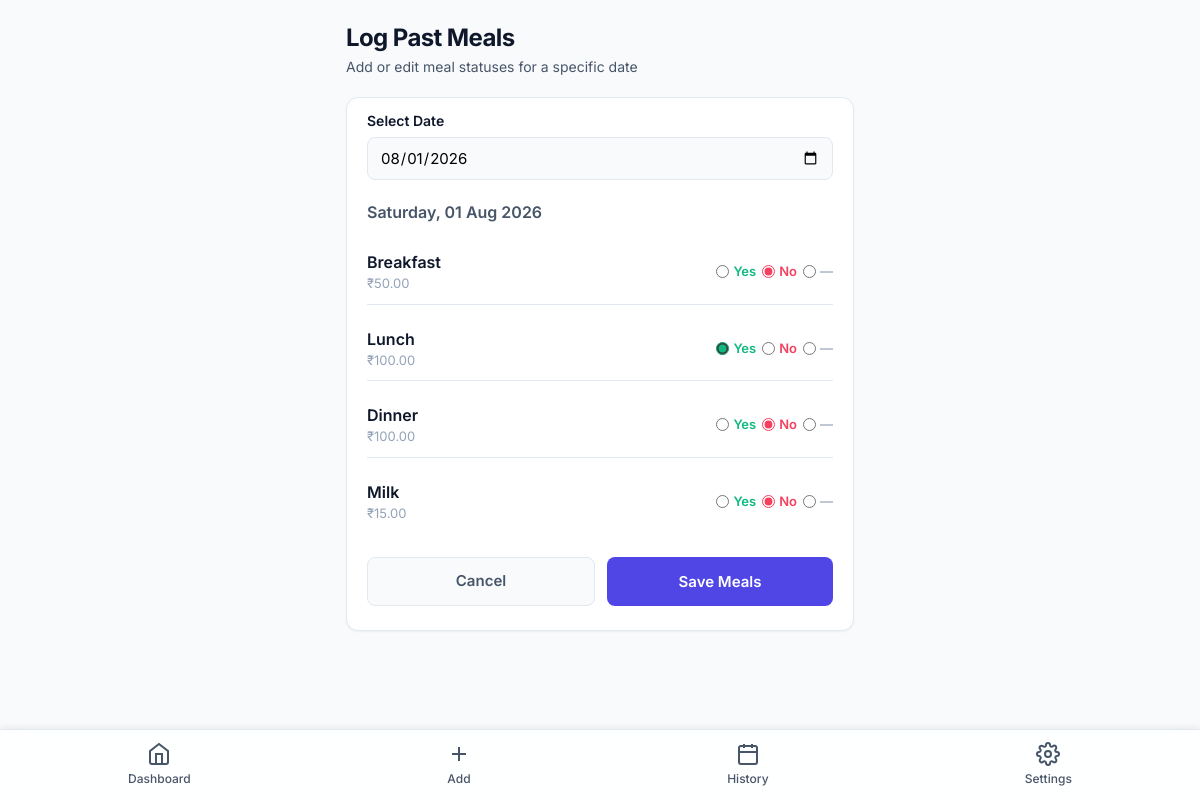
/log-past-meals/?date=2026-08-01, run on the app's committed database.
### tracker/models.py (models this page shows, shortened)
class MealRate(models.Model):
    meal_name = models.CharField(max_length=50, unique=True)
    rate = models.DecimalField(max_digits=6, decimal_places=2)
    updated_at = models.DateTimeField(auto_now=True)

class MealLog(models.Model):
    STATUS_CHOICES = [
        ('Consumed', 'Consumed'),
        ('Skipped', 'Skipped'),
    ]
    date = models.DateField()
    meal_name = models.CharField(max_length=50)
    status = models.CharField(max_length=15, choices=STATUS_CHOICES, default='Skipped')
    cost_charged = models.DecimalField(max_digits=6, decimal_places=2)
    class Meta:
        unique_together = ('date', 'meal_name')

### tracker/views.py (the view, shortened to what this page needs)
# urls.py: path('log-past-meals/', views.log_past_meals, name='log_past_meals'),
@login_required
def log_past_meals(request):
    today = timezone.localtime().date()
    date_str = request.GET.get('date', today.strftime('%Y-%m-%d'))
    try:
        selected_date = datetime.strptime(date_str, '%Y-%m-%d').date()
    except (ValueError, TypeError):
        selected_date = today
    meal_rates = MealRate.objects.all()
    meals = []
    for rate in meal_rates:
        log = MealLog.objects.filter(date=selected_date, meal_name=rate.meal_name).first()
        meals.append({
            'meal_name': rate.meal_name,
            'rate': rate.rate,
            'status': log.status if log else None,
        })
    context = {
        'selected_date': selected_date,
        'selected_date_str': selected_date.strftime('%Y-%m-%d'),
        'today_str': today.strftime('%Y-%m-%d'),
        'meals': meals,
        'meal_rates': meal_rates,
    }
    return render(request, 'tracker/log_past_meals.html', context)

### tracker/templates/tracker/log_past_meals.html (shortened to what this page needs)
{% extends 'tracker/base.html' %}
{% block content %}
<header style="margin-bottom: 20px;">
    <h1>Log Past Meals</h1>
    <p style="font-size: 0.875rem; color: var(--text-secondary);">Add or edit meal statuses for a specific date</p>
</header>
<div class="card" style="padding: 12px 20px 24px 20px;">
    <div class="form-group" style="margin-bottom: 20px;">
        <label class="form-label">Select Date</label>
        <input type="date" id="date-picker" class="form-control"
               value="{{ selected_date_str }}"
               max="{{ today_str }}"
               onchange="window.location.href='/log-past-meals/?date=' + this.value">
    </div>
    <h2 style="font-size: 1rem; font-weight: 600; margin-bottom: 16px; color: var(--text-secondary);">
        {{ selected_date|date:"l, d M Y" }}
    </h2>
    <form method="post" action="{% url 'log_past_meals' %}">
        {% if meals %}
            <div class="meals-grid" style="margin-bottom: 24px;">
                {% for item in meals %}
                <div class="meal-row">
                    <div class="meal-info">
                        <span class="meal-name">{{ item.meal_name }}</span>
                        <span class="meal-rate">₹{{ item.rate|floatformat:2 }}</span>
                    </div>
                    <div style="display: flex; gap: 6px; align-items: center;">
                        <label style="display: flex; align-items: center; gap: 4px; cursor: pointer;">
                            <input type="radio" name="meal_{{ item.meal_name }}" value="Consumed"
                                   {% if item.status == 'Consumed' %}checked{% endif %}
                                   style="accent-color: var(--success);">
                            <span style="font-size: 0.8125rem; color: var(--success); font-weight: 600;">Yes</span>
                        </label>
                        <label style="display: flex; align-items: center; gap: 4px; cursor: pointer;">
                            <input type="radio" name="meal_{{ item.meal_name }}" value="Skipped"
                                   {% if item.status == 'Skipped' %}checked{% endif %}
                                   style="accent-color: var(--danger);">
                            <span style="font-size: 0.8125rem; color: var(--danger); font-weight: 600;">No</span>
                        </label>
                        <label style="display: flex; align-items: center; gap: 4px; cursor: pointer;">
                            <input type="radio" name="meal_{{ item.meal_name }}" value="remove"
                                   style="accent-color: var(--text-muted);">
                            <span style="font-size: 0.8125rem; color: var(--text-muted); font-weight: 500;">—</span>
                        </label>
                    </div>
                </div>
                {% endfor %}
            </div>
        {% else %}
            <p style="text-align: center; color: var(--text-muted); padding: 16px 0;">
                No meal rates configured. <a href="{% url 'settings' %}">Set up rates first →</a>
            </p>
        {% endif %}
        <div style="display: flex; gap: 12px;">
            <a href="{% url 'dashboard' %}" class="btn btn-secondary" style="flex: 1;">Cancel</a>
            <button type="submit" class="btn" style="flex: 1;">Save Meals</button>
        </div>
    </form>
</div>
{% endblock %}

### tracker/static/css/style.css (style rules this page uses)
:root { --font-sans: 'Inter', -apple-system, BlinkMacSystemFont, "Segoe UI", Roboto, Helvetica, Arial, sans-serif; --bg-main: #f8fafc; --bg-card: #ffffff; --text-primary: #0f172a; --text-secondary: #475569; --text-muted: #94a3b8; --primary: #4f46e5; --primary-light: #e0e7ff; --primary-hover: #4338ca; --success: #10b981; --success-light: #d1fae5; --danger: #f43f5e; --danger-light: #ffe4e6; --border: #e2e8f0; --border-hover: #cbd5e1; --shadow-sm: 0 1px 2px 0 rgba(0, 0, 0, 0.05); --shadow-md: 0 4px 6px -1px rgba(0, 0, 0, 0.1), 0 2px 4px -2px rgba(0, 0, 0, 0.1); --shadow-lg: 0 10px 15px -3px rgba(0, 0, 0, 0.05), 0 4px 6px -4px rgba(0, 0, 0, 0.05); --radius-sm: 8px; --radius-md: 12px; --radius-lg: 16px; --radius-full: 9999px; --transition: all 0.2s cubic-bezier(0.4, 0, 0.2, 1); }
* { box-sizing: border-box; margin: 0; padding: 0; }
body { font-family: var(--font-sans); background-color: var(--bg-main); color: var(--text-primary); line-height: 1.5; -webkit-font-smoothing: antialiased; padding-bottom: 80px; }
h1 { font-size: 1.5rem; font-weight: 700; letter-spacing: -0.025em; color: var(--text-primary); }
h2 { font-size: 1.15rem; font-weight: 600; color: var(--text-primary); margin-bottom: 12px; }
p { color: var(--text-secondary); }
.card { background-color: var(--bg-card); border: 1px solid var(--border); border-radius: var(--radius-md); padding: 20px; box-shadow: var(--shadow-sm); margin-bottom: 16px; transition: var(--transition); }
.meals-grid { display: flex; flex-direction: column; gap: 12px; }
.meal-row { display: flex; justify-content: space-between; align-items: center; padding: 10px 0; border-bottom: 1px solid var(--border); }
.meal-row:last-child { border-bottom: none; }
.meal-info { display: flex; flex-direction: column; }
.meal-name { font-weight: 600; font-size: 1rem; }
.meal-rate { font-size: 0.8125rem; color: var(--text-muted); }
.form-group { margin-bottom: 16px; }
.form-label { display: block; font-weight: 600; font-size: 0.875rem; margin-bottom: 6px; color: var(--text-primary); }
.form-control { width: 100%; font-family: var(--font-sans); font-size: 0.9375rem; padding: 10px 12px; border: 1px solid var(--border); border-radius: var(--radius-sm); outline: none; transition: var(--transition); background-color: var(--bg-main); }
.btn { width: 100%; padding: 12px; font-family: var(--font-sans); font-size: 0.9375rem; font-weight: 600; color: white; background-color: var(--primary); border: none; border-radius: var(--radius-sm); cursor: pointer; transition: var(--transition); text-align: center; text-decoration: none; display: inline-block; }
.btn-secondary { background-color: var(--bg-main); color: var(--text-secondary); border: 1px solid var(--border); }

### data on the page
MealRate: meal_name "Breakfast", rate "50.00"
MealLog: status "☐ Yes", status "☑ No", status "☐ —"
MealRate: meal_name "Lunch", rate "100.00"
MealLog: status "☑ Yes", status "☐ No", status "☐ —"
MealRate: meal_name "Dinner", rate "100.00"
MealLog: status "☐ Yes", status "☑ No", status "☐ —"
MealRate: meal_name "Milk", rate "15.00"
MealLog: status "☐ Yes", status "☑ No", status "☐ —"

### other printed values
{{ selected_date|date:"l, d M Y" }} "Saturday, 01 Aug 2026"
